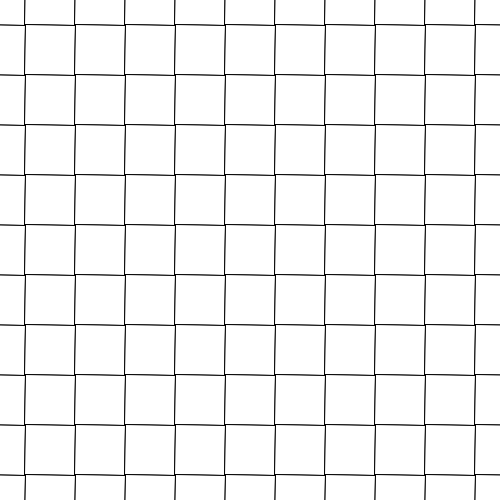
Frame 1 (no input)
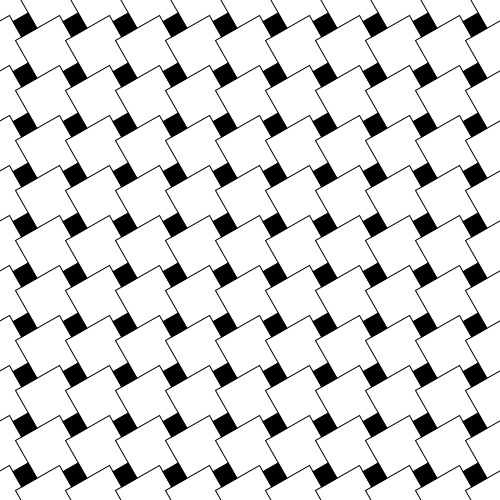
Frame 60 (the mouse pressed at the canvas centre just before this capture)
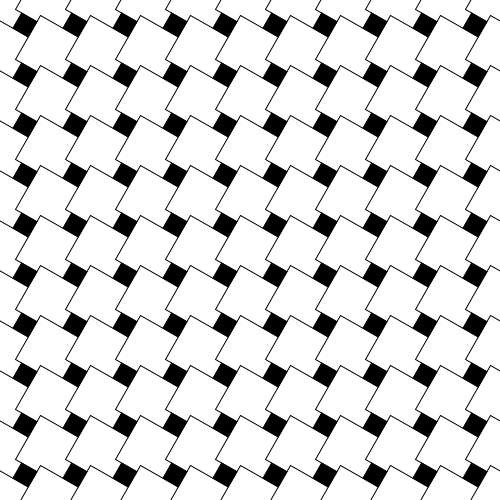
Frame 120 (the mouse held since frame 60 and released just before this capture)

The Processing sketch that drew these frames (run headless with seeded random() and noise(); from frame 60 on, the mouse is pressed at the canvas centre):

// Processing sketch: sketch_03_loop_and_frame
// ── sketch_03_loop_and_frame.pde
void setup(){
  frameRate(30);
  size(500,500);
  rectMode(CENTER);
}

void draw(){
  background(0);
  for(int x = 0; x <= width; x += 50){
    for(int y = 0; y <= height; y += 50){
      pushMatrix();
      translate(x,y);
      rotate(radians(frameCount));
      rect(0,0,50,50);
      popMatrix();
    }
  }
}
